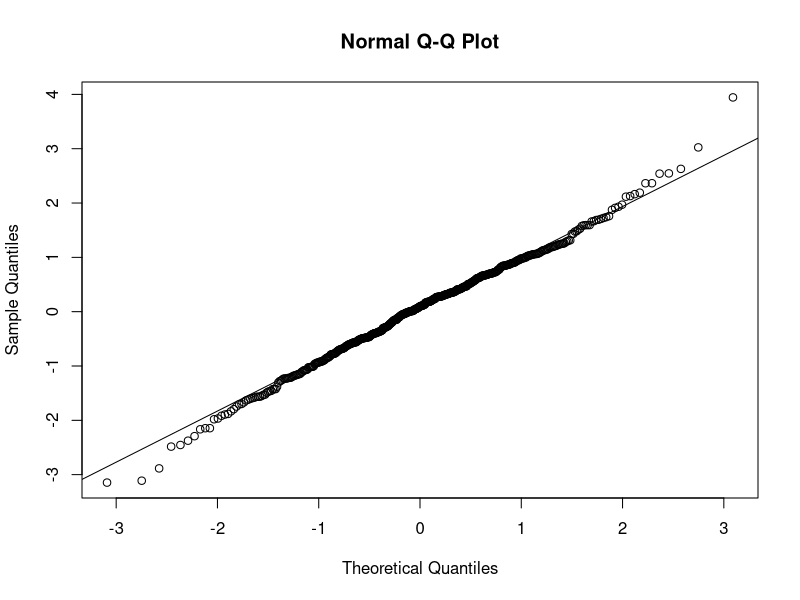
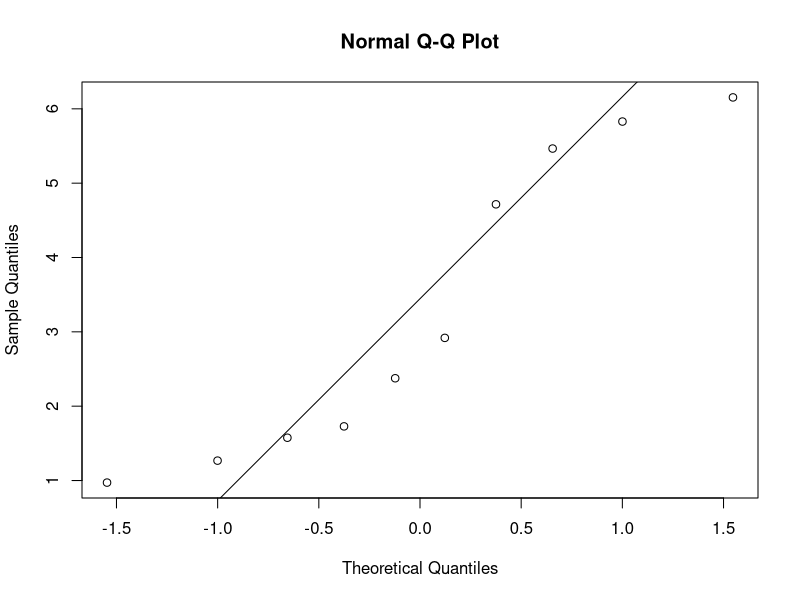
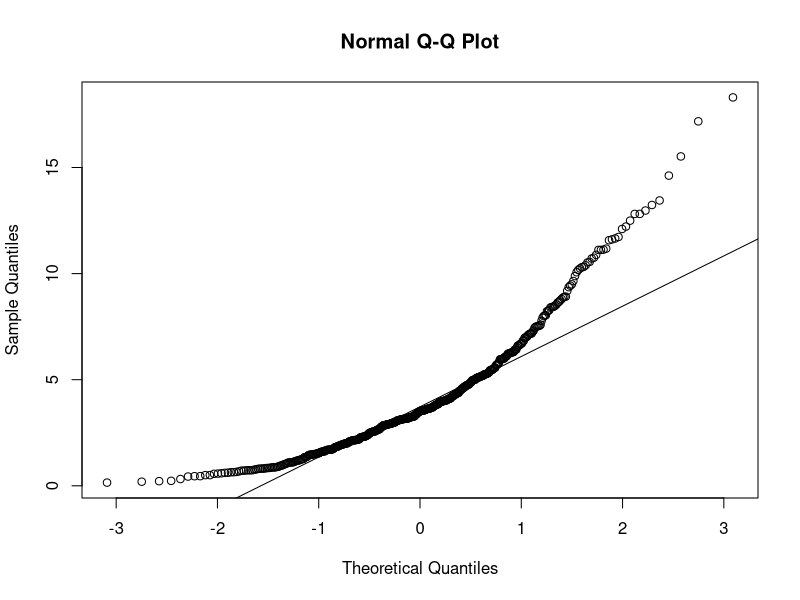
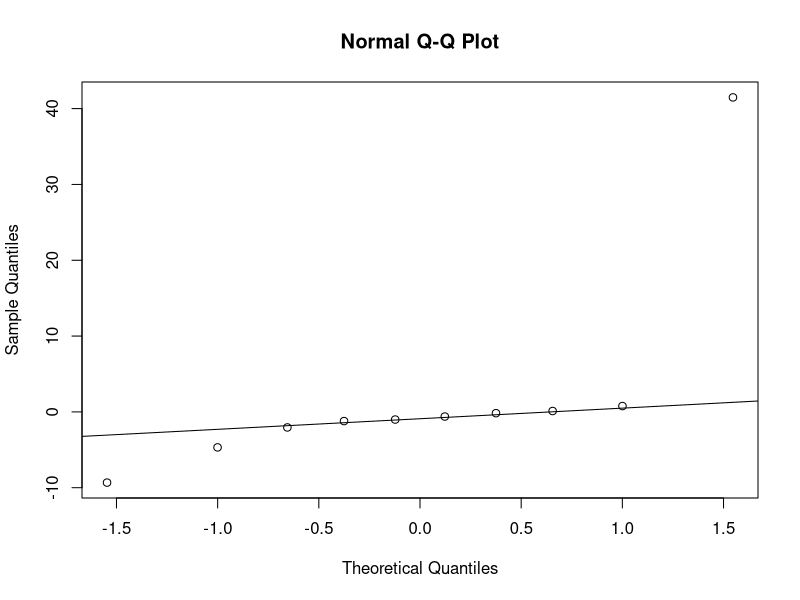
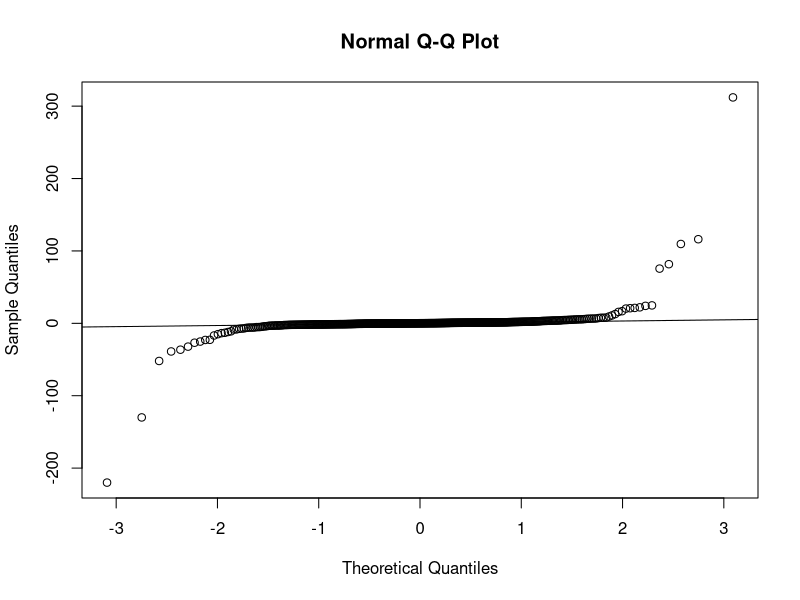
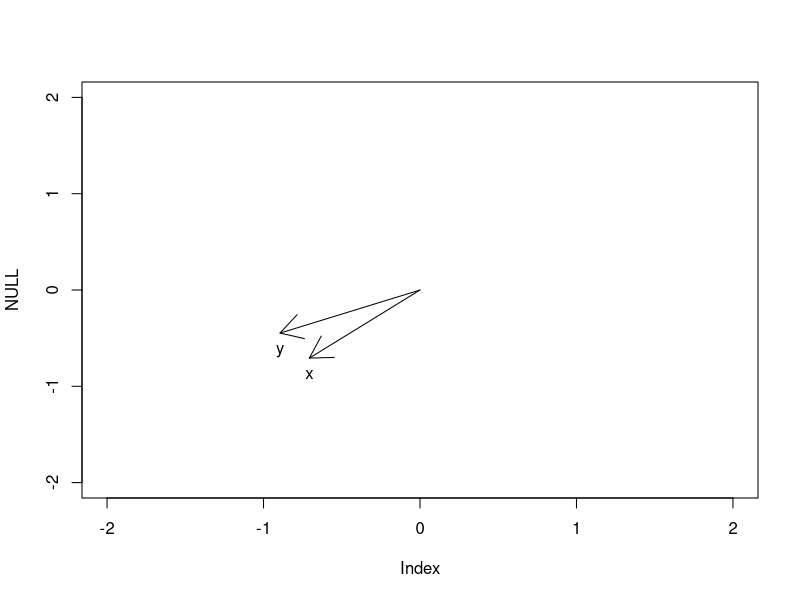
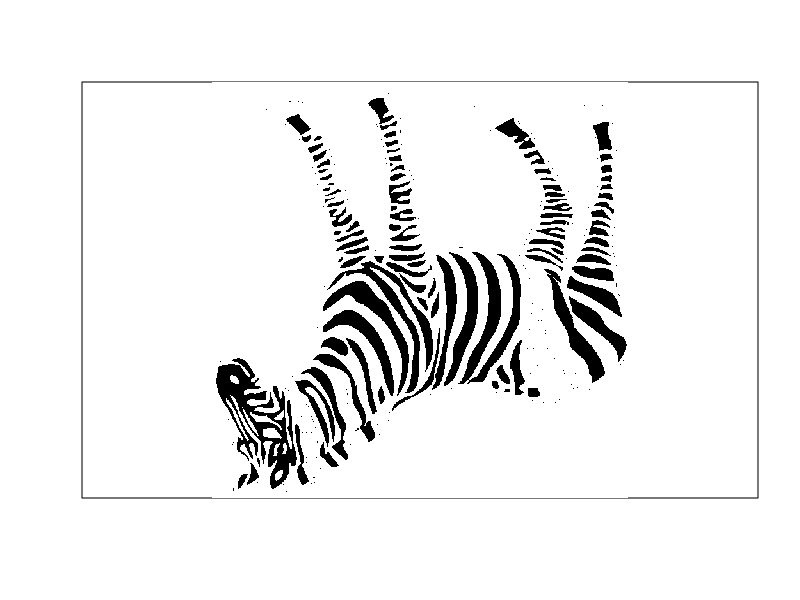
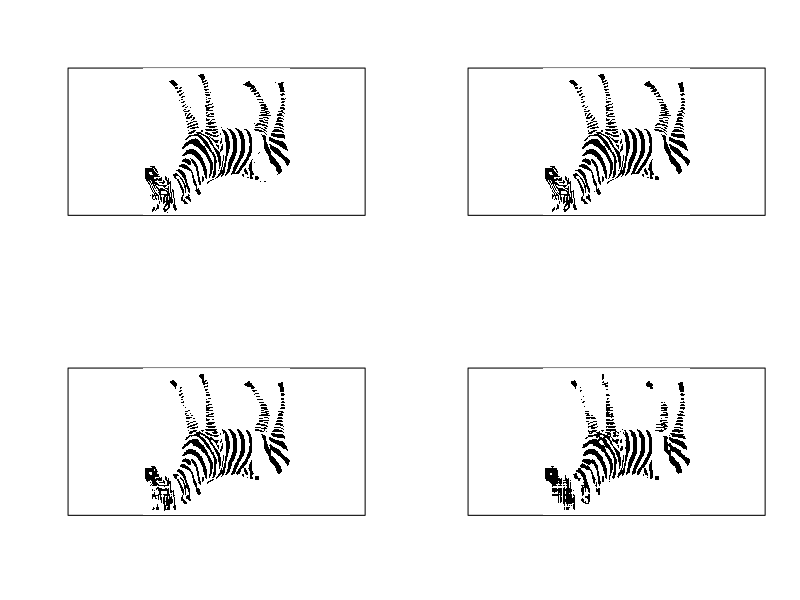

R code for these plots, in order:
# Zad 1.
# a)

x10 <- rnorm(10, 0, 1)
x50 <- rnorm(50, 0, 1)
x100 <- rnorm(100, 0, 1)
x500 <- rnorm(500, 0, 1)

qqnorm(x500)
qqline(x500)

# b)

x10 <- rgamma(10, shape = 2, scale = 2)

qqnorm(x10)
qqline(x10)

x500 <- rgamma(500, shape = 2, scale = 2)
qqnorm(x500)
qqline(x500)

# c)

x10 <- rcauchy(10)

qqnorm(x10)
qqline(x10)

x500 <- rcauchy(500)

qqnorm(x500)
qqline(x500)

# Zad 2.
# a)
A = matrix(c(-1, 4, -2, 5), ncol = 2, byrow = T)
A  

P <- eigen(A)$vectors
D <- diag(eigen(A)$values)

# b)

P %*% D %*% solve(P)

# c)

plot(NULL, xlim = c(-2, 2), ylim = c(-2, 2))
arrows(0, 0, P[1, 1], P[2, 1])  
arrows(0, 0, P[1, 2], P[2, 2])  
text(P[1, 1], P[2, 1], "x", pos = 1)
text(P[1, 2], P[2, 2], "y", pos = 1)

# d)

B <- matrix(c(2, 1, 1, 2), byrow = T, ncol = 2)
B

eigen(B)
solve(eigen(B)$vectors)

# e)

AA <- t(A) %*% A
eigAA <- eigen(AA)
PAA <- eigAA$vectors
DAA <- diag(eigAA$values)

diag(svd(A)$d^2)
DAA

PAA
svd(A)$v

# Zad 3
# a)
M <- as.matrix(read.csv("zebra.csv"))
image(M, asp=TRUE, col=c("white", "black"), xaxt = "n", yaxt = "n")

Msvd <- svd(M)

U <- Msvd$u
V <- Msvd$v
L <- diag(Msvd$d)

# b)
n <- nrow(M)

M50 <- U %*% diag(c(svd(M)$d[1:(n / 2)], rep(0, n / 2))) %*% t(V)
M10 <- U %*% diag(c(svd(M)$d[1:(n / 10)], rep(0, n - n / 10))) %*% t(V)
M4 <- U %*% diag(c(svd(M)$d[1:(n / 25)], rep(0, n - n / 25))) %*% t(V)
M2 <- U %*% diag(c(svd(M)$d[1:(n / 50)], rep(0, n - n / 50))) %*% t(V)

# c)

par(mfrow = c(2, 2))

image(M50, asp=TRUE, col=c("white", "black"), xaxt = "n", yaxt = "n")
image(M10, asp=TRUE, col=c("white", "black"), xaxt = "n", yaxt = "n")
image(M4, asp=TRUE, col=c("white", "black"), xaxt = "n", yaxt = "n")
image(M2, asp=TRUE, col=c("white", "black"), xaxt = "n", yaxt = "n")

# d)

par(mfrow = c(1, 1))

sing <- Msvd$d

plot(sing)
abline(v = c(n/2, n/10, n/25, n/50))
